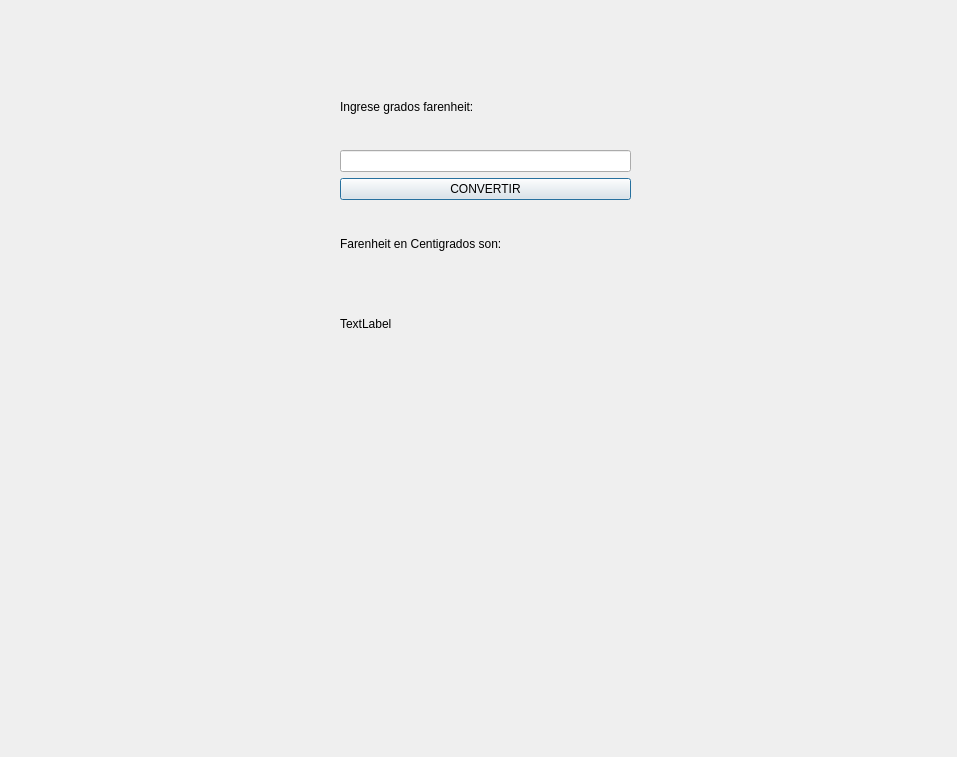
<?xml version="1.0" encoding="UTF-8"?>
<ui version="4.0">
 <class>Dialog</class>
 <widget class="QDialog" name="Dialog">
  <property name="geometry">
   <rect>
    <x>0</x>
    <y>0</y>
    <width>957</width>
    <height>757</height>
   </rect>
  </property>
  <property name="windowTitle">
   <string>Dialog</string>
  </property>
  <widget class="QWidget" name="">
   <property name="geometry">
    <rect>
     <x>340</x>
     <y>70</y>
     <width>291</width>
     <height>291</height>
    </rect>
   </property>
   <layout class="QGridLayout" name="gridLayout">
    <item row="0" column="0">
     <widget class="QLabel" name="label">
      <property name="text">
       <string>Ingrese grados farenheit:</string>
      </property>
     </widget>
    </item>
    <item row="1" column="0">
     <widget class="QLineEdit" name="lineEdit_farenheit"/>
    </item>
    <item row="2" column="0">
     <widget class="QPushButton" name="pushButton">
      <property name="text">
       <string>CONVERTIR</string>
      </property>
     </widget>
    </item>
    <item row="3" column="0">
     <widget class="QLabel" name="label_2">
      <property name="text">
       <string>Farenheit en Centigrados son:</string>
      </property>
     </widget>
    </item>
    <item row="4" column="0">
     <widget class="QLabel" name="label_resultado">
      <property name="text">
       <string>TextLabel</string>
      </property>
     </widget>
    </item>
   </layout>
  </widget>
 </widget>
 <resources/>
 <connections/>
</ui>
